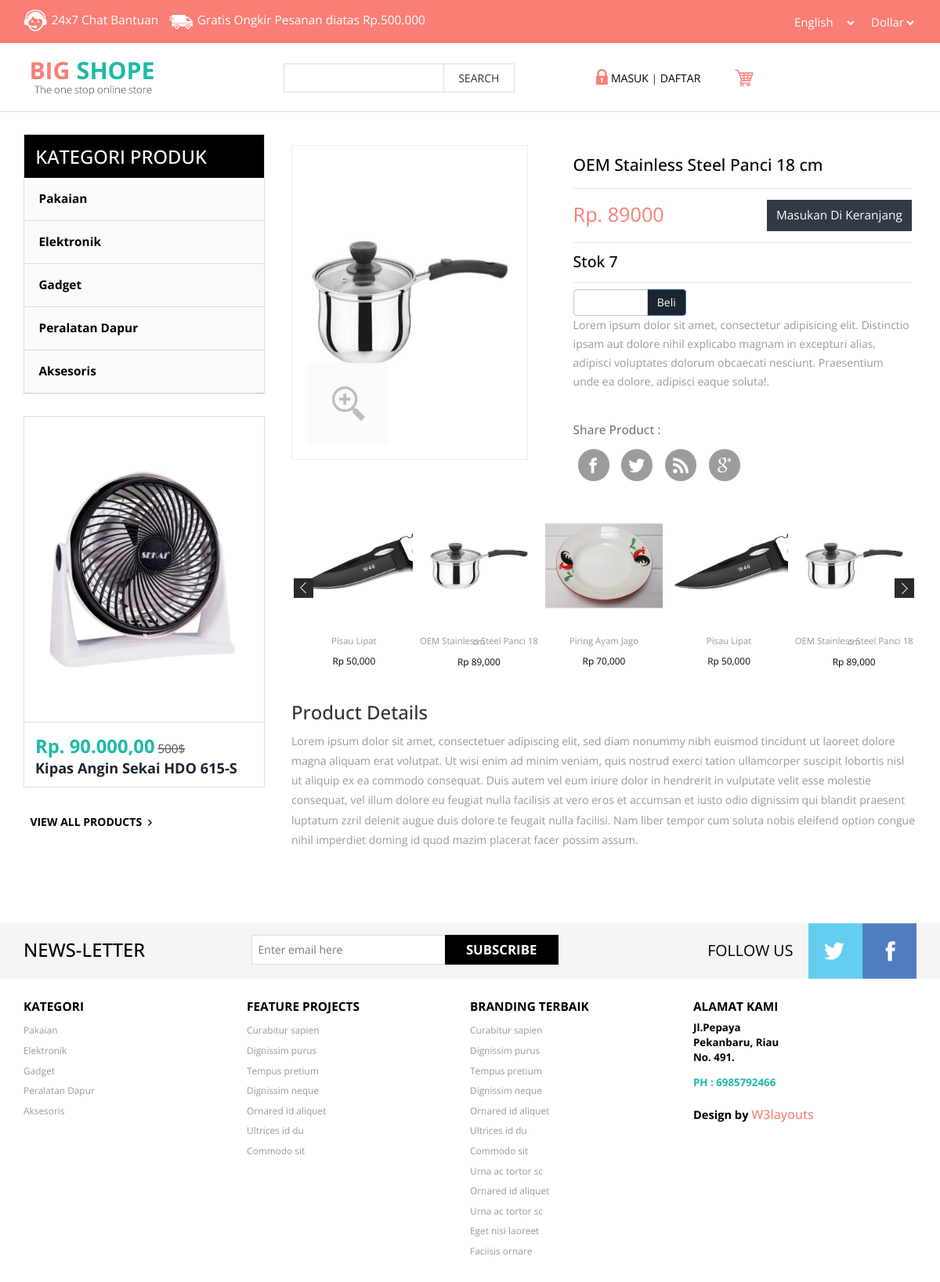
The app's page /single.php?id=12&rl=13 with its own data.
### tables this page shows
CREATE TABLE `tb_barang` (
  `kd_barang` int(11) NOT NULL,
  `nama` varchar(50) NOT NULL,
  `id_kategori` varchar(10) NOT NULL,
  `deskripsi` text NOT NULL,
  `jumlah_brg` int(11) NOT NULL,
  `headline` enum('Y','T') NOT NULL,
  `tgl_masuk` date NOT NULL,
  `hrg_jual` double NOT NULL,
  `terjual` int(11) NOT NULL,
  `foto` text NOT NULL,
  `stok_barang` int(5) NOT NULL
);

CREATE TABLE `tb_kategori` (
  `id_kategori` int(11) NOT NULL,
  `nama_kategori` varchar(50) NOT NULL
);

### config/functions.php (called while the page is built, shortened)
<?php
function base_url($url = null) {
	$base_url = 'http://localhost/toko-line-doo/';
	if($url != null) {
		return $base_url . $url;
	} else {
		return $base_url;
	}
}

### single.php (the view, shortened to what this page needs)
<?php
require_once 'config/functions.php';
$id = $_GET['id'];
$gambarZoom = mysqli_query($conn, "SELECT * FROM tb_barang WHERE kd_barang = $id") or die(mysqli_error($conn));
$gbrZ = mysqli_fetch_assoc($gambarZoom);
?>
<!DOCTYPE html>
<html>
<head>
<link href="css/bootstrap.css" rel="stylesheet" type="text/css" media="all" />
<link href="css/style.css" rel="stylesheet" type="text/css" media="all" />
<link rel="stylesheet" href="css/etalage.css" type="text/css" media="all" />
<link href="paneladmin/lib/font-awesome/css/font-awesome.css" rel="stylesheet" />
</head>
<body>
	<div class="header">
		<div class="top-header">
			<div class="container">
				<div class="top-header-left">
					<ul class="support">
						<li><a href="#"><label> </label></a></li>
						<li><a href="#">24x7 Chat<span class="live"> Bantuan</span></a></li>
					</ul>
					<ul class="support">
						<li class="van"><a href="#"><label> </label></a></li>
						<li><a href="#">Gratis Ongkir <span class="live">Pesanan diatas Rp.500.000</span></a></li>
					</ul>
					<div class="clearfix"> </div>
				</div>
				<div class="top-header-right">
				 <div class="down-top">
						  <select class="in-drop">
							  <option value="English" class="in-of">English</option>
							</select>
					 </div>
					<div class="down-top top-down">
						  <select class="in-drop">
						  <option value="Dollar" class="in-of">Dollar</option>
							</select>
					 </div>
					<div class="clearfix"> </div>
				</div>
				<div class="clearfix"> </div>
			</div>
		</div>
		<div class="bottom-header">
			<div class="container">
				<div class="header-bottom-left">
					<div class="logo">
						<a href="<?= base_url(); ?>"><img src="images/logo.png" alt=" " /></a>
					</div>
					<div class="search">
						<input type="text" value="" onfocus="this.value = '';" onblur="if (this.value == '') {this.value = '';}" >
						<input type="submit"  value="SEARCH">
					</div>
					<div class="clearfix"> </div>
				</div>
				<div class="header-bottom-right">
						<?php if(isset($_SESSION['username'])) : ?>
							<ul class="login">
								<li><a href="<?= base_url('paneladmin/index.php'); ?>"><span> </span>USER</a></li> |
								<li ><a href="<?= base_url('paneladmin/logout.php'); ?>"><i class="fa fa-sign-out"></i> LOGUOT</a></li>
							</ul>
							<?php else : ?>
							<ul class="login">
								<li><a href="<?= base_url('paneladmin/index.php'); ?>"><span> </span>MASUK</a></li> |
								<li ><a href="<?= base_url('paneladmin/index.php'); ?>">DAFTAR</a></li>
							</ul>
						<?php endif; ?>
						<div class="cart"><a href="<?= base_url('keranjang.php'); ?>"><span> </span></a></div>
				</div>
			</div>
		</div>
	</div>
	 <div class="container">
	 	<div class=" single_top">
	      <div class="single_grid">
				<div class="grid images_3_of_2">
						<ul id="etalage">
							<li>
								<a href="optionallink.html">
									<img class="etalage_thumb_image" src="paneladmin/modul/produk/img/<?= $gbrZ['foto']; ?>" class="img-responsive" />
								</a>
							</li>
						</ul>
				  </div>
				  <div class="desc1 span_3_of_2">
					<h4><?= $gbrZ['nama']; ?></h4>
				<div class="cart-b">
					<div class="left-n ">Rp. <?= $gbrZ['hrg_jual']; ?></div>
				    <a class="now-get get-cart-in" href="beli.php?id=<?= $gbrZ['kd_barang']; ?>">Masukan Di Keranjang</a>
				    <div class="clearfix"></div>
				 </div>
				 <h6>Stok <?= number_format($gbrZ['jumlah_brg']); ?></h6>
				 <form action="" method="post">
				 	<div class="input-group col-md-4">
			      <input type="number" name="jumlah" min="1" max="<?= $gbrZ['jumlah_brg']; ?>" class="form-control">
			      <span class="input-group-btn">
			        <button type="submit" name="beli" class="btn btn-primary" type="button">Beli</button>
			      </span>
			    </div>
			   	<p><?= $gbrZ['deskripsi']; ?>.</p>
			   	<div class="share">
							<h5>Share Product :</h5>
							<ul class="share_nav">
								<li><a href="#"><img src="images/facebook.png" title="facebook"></a></li>
								<li><a href="#"><img src="images/twitter.png" title="Twiiter"></a></li>
								<li><a href="#"><img src="images/rss.png" title="Rss"></a></li>
								<li><a href="#"><img src="images/gpluse.png" title="Google+"></a></li>
				    		</ul>
						</div>
				</div>
          	    <div class="clearfix"> </div>
          	   </div>
      <ul id="flexiselDemo1">
      <?php
      $idk = $_GET['rl'];
      $relate = mysqli_query($conn, "SELECT * FROM tb_barang WHERE id_kategori = $idk") or die(mysqli_error($conn));
      while($rRow = mysqli_fetch_assoc($relate)) { ?>
			<li><img src="paneladmin/modul/produk/img/<?= $rRow['foto']; ?>"><div class="grid-flex"><a href="single.php?id=<?= $rRow['kd_barang']; ?>&rl=<?= $rRow['id_kategori']; ?>"><?= $rRow['nama']; ?></a><p>Rp <?= number_format($rRow['hrg_jual']); ?></p></div></li>
			<?php } ?>
		 </ul>
          	    	<div class="toogle">
				     	<h3 class="m_3">Product Details</h3>
				     	<p class="m_text">Lorem ipsum dolor sit amet, consectetuer adipiscing elit, sed diam nonummy nibh euismod tincidunt ut laoreet dolore magna aliquam erat volutpat. Ut wisi enim ad minim veniam, quis nostrud exerci tation ullamcorper suscipit lobortis nisl ut aliquip ex ea commodo consequat. Duis autem vel eum iriure dolor in hendrerit in vulputate velit esse molestie consequat, vel illum dolore eu feugiat nulla facilisis at vero eros et accumsan et iusto odio dignissim qui blandit praesent luptatum zzril delenit augue duis dolore te feugait nulla facilisi. Nam liber tempor cum soluta nobis eleifend option congue nihil imperdiet doming id quod mazim placerat facer possim assum.</p>
				     </div>
          	   </div>
<div class="sub-cate">
				<?php require_once 'menu.php'; ?>
		</div>
	<div class="footer">
		<div class="footer-top">
			<div class="container">
				<div class="latter">
					<h6>NEWS-LETTER</h6>
					<div class="sub-left-right">
						<form>
							<input type="text" value="Enter email here"onfocus="this.value = '';" onblur="if (this.value == '') {this.value = 'Enter email here';}" />
							<input type="submit" value="SUBSCRIBE" />
						</form>
					</div>
				</div>
				<div class="latter-right">
					<p>FOLLOW US</p>
					<ul class="face-in-to">
						<li><a href="#"><span> </span></a></li>
						<li><a href="#"><span class="facebook-in"> </span></a></li>
					</ul>
					<div class="clearfix"> </div>
				</div>
			</div>
		</div>
		<div class="footer-bottom">
			<div class="container">
				<div class="footer-bottom-cate">
					<h6>KATEGORI</h6>
					<ul>
						<?php
						$menu = mysqli_query($conn, "SELECT * FROM tb_kategori") or die(mysqli_error($conn));
						while($row = mysqli_fetch_assoc($menu)) { ?>
						<li><a href="product.php?id=<?= $row['id_kategori']; ?>"><?= $row['nama_kategori']; ?></a></li>
						<?php } ?>
					</ul>
				</div>
				<div class="footer-bottom-cate bottom-grid-cat">
					<h6>FEATURE PROJECTS</h6>
					<ul>
						<li><a href="#">Curabitur sapien</a></li>
						<li><a href="#">Dignissim purus</a></li>
						<li><a href="#">Tempus pretium</a></li>
						<li ><a href="#">Dignissim neque</a></li>
						<li ><a href="#">Ornared id aliquet</a></li>
						<li><a href="#">Ultrices id du</a></li>
						<li><a href="#">Commodo sit</a></li>
					</ul>
				</div>
				<div class="footer-bottom-cate">
					<h6>BRANDING TERBAIK</h6>
					<ul>
						<li><a href="#">Curabitur sapien</a></li>
						<li><a href="#">Dignissim purus</a></li>
						<li><a href="#">Tempus pretium</a></li>
						<li ><a href="#">Dignissim neque</a></li>
						<li ><a href="#">Ornared id aliquet</a></li>
						<li><a href="#">Ultrices id du</a></li>
						<li><a href="#">Commodo sit</a></li>
						<li ><a href="#">Urna ac tortor sc</a></li>
						<li><a href="#">Ornared id aliquet</a></li>
						<li><a href="#">Urna ac tortor sc</a></li>
						<li ><a href="#">Eget nisi laoreet</a></li>
						<li ><a href="#">Faciisis ornare</a></li>
					</ul>
				</div>
				<div class="footer-bottom-cate cate-bottom">
					<h6>ALAMAT KAMI</h6>
					<ul>
						<li>Jl.Pepaya</li>
						<li>Pekanbaru, Riau</li>
						<li>No. 491.</li>
						<li class="phone">PH : 6985792466</li>
						<li class="temp"> <p class="footer-class">Design by <a href="http://w3layouts.com/" target="_blank">W3layouts</a> </p></li>
					</ul>
				</div>
				<div class="clearfix"> </div>
			</div>
		</div>
	</div>
</body>
</html>

### menu.php (shortened to what this page needs)
<div class=" top-nav rsidebar span_1_of_left">
	<h3 class="cate">KATEGORI PRODUK</h3>
		<ul class="menu">
			<?php
			$menu = mysqli_query($conn, "SELECT * FROM tb_kategori") or die(mysqli_error($conn));
			while($row = mysqli_fetch_assoc($menu)) { ?>
				<li>
					<ul class="kid-menu">
						<li><a href="product.php?id=<?= $row['id_kategori']; ?>"><?= $row['nama_kategori']; ?></a></li>
					</ul>
				</li>
			<?php } ?>
		</ul>
</div>
		<?php
		$sidebarBrg = mysqli_query($conn, "SELECT * FROM tb_barang ORDER BY id_kategori LIMIT 1") or die(mysqli_error($conn));
		while($row = mysqli_fetch_assoc($sidebarBrg)) { ?>
					<div class="chain-grid menu-chain">
	   		     		<a href="single.php?id=<?= $row['kd_barang']; ?>&rl=<?= $row['id_kategori']; ?>"><img class="img-responsive chain" src="paneladmin/modul/produk/img/<?= $row['foto']; ?>" alt=" " /></a>
	   		     		<div class="grid-chain-bottom chain-watch">
		   		     		<span class="actual dolor-left-grid">Rp. <?= number_format($row['hrg_jual'],2,",","."); ?></span>
		   		     		<span class="reducedfrom">500$</span>
		   		     		<h6><a href="single.php?id=<?= $row['kd_barang']; ?>"><?= $row['nama']; ?></a></h6>
	   		     		</div>
	   		     	</div>
	   		     <?php } ?>
	   		     	 <a class="view-all all-product" href="product.html">VIEW ALL PRODUCTS<span> </span></a>
			</div>
	   		    <div class="clearfix"> </div>

### css/etalage.css (style rules this page uses)
#etalage { display: none; margin-bottom: 50px; }
#etalage .etalage_thumb { background:url(../images/loading.gif) center no-repeat; border: 1px solid #eee; }
.etalage, .etalage_thumb, .etalage_thumb_image, .etalage_source_image, .etalage_zoom_preview, .etalage_icon, .etalage_hint { display:none }
.etalage, .etalage ul, .etalage li, .etalage img, .etalage_hint, .etalage_icon, .etalage_description { margin:0; padding:0; border:0; list-style:none }
.etalage, .etalage_magnifier div, .etalage_magnifier div img, .etalage_small_thumbs ul, ul .etalage_small_thumbs li, .etalage_zoom_area div, .etalage_zoom_img { position:relative }
.etalage img, .etalage li { -webkit-user-select:none; -khtml-user-select:none; -moz-user-select:none; -o-user-select:none; user-select:none; -webkit-user-drag:none; -moz-user-drag:none; user-drag:none }
.etalage, .etalage_small_thumbs li { float:left }
.etalage li { position:absolute }
.etalage img { vertical-align:bottom; max-width:none }
.etalage { direction:ltr }

### records on screen
tb_barang: foto (picture), nama "OEM Stainless Steel Panci 18 cm", hrg_jual "89000", jumlah_brg "7", deskripsi "Lorem ipsum dolor sit amet, consectetur adipisicing elit. Distinctio ipsam aut dolore nihil explicabo magnam in excepturi alias, adipisci voluptates dolorum obcaecati nesciunt. Praesentium unde ea dolore, adipisci eaque soluta!", hrg_jual "89,000"
tb_barang: foto (picture), nama "Pisau Lipat", hrg_jual "50,000"
tb_barang: foto (picture), nama "Piring Ayam Jago", hrg_jual "70,000"
tb_kategori: nama_kategori "Pakaian"
tb_kategori: nama_kategori "Elektronik"
tb_kategori: nama_kategori "Gadget"
tb_kategori: nama_kategori "Peralatan Dapur"
tb_kategori: nama_kategori "Aksesoris"
tb_barang: foto (picture), hrg_jual "90.000,00", nama "Kipas Angin Sekai HDO 615-S"
